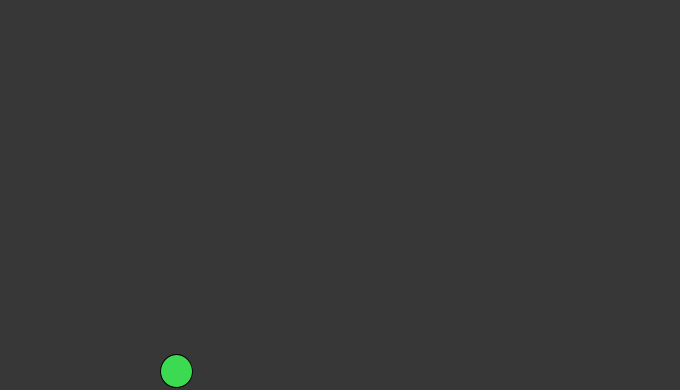
Frame 1 (no input)
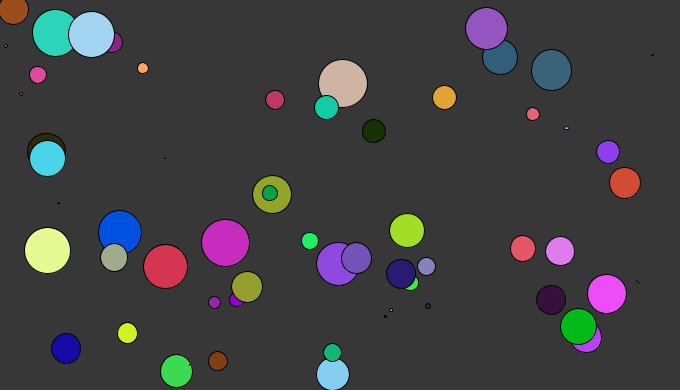
Frame 60 (the mouse pressed at the canvas centre just before this capture)
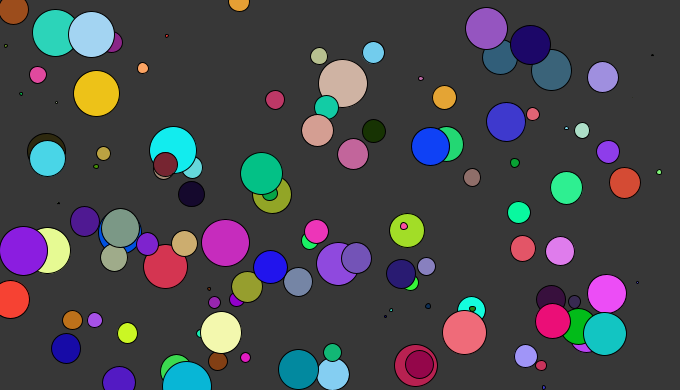
Frame 120 (the mouse held since frame 60 and released just before this capture)

The Processing sketch that drew these frames (run headless with seeded random() and noise(); from frame 60 on, the mouse is pressed at the canvas centre):

// Processing sketch: H_WorkingWithRandomFunct
// ── H_WorkingWithRandomFunct.pde
float circleX;
float circleY;
float color1;
float color2;
float color3;
float tamanio;

void setup() {
  size(680, 390);
  background(55);
}

void draw() {
  tamanio = random(50); // The random() function return a random float number between 2 values, if it have only one element as parameter
                        // the range will be between zero and the value passed.
  circleX = random(width);
  circleY = random(height);
  
  color1 = random(0, 255);
  color2 = random(0, 255);
  color3 = random(0, 255);

  fill(color1,color2,color3);
  
  ellipse(circleX, circleY, tamanio, tamanio);
}
